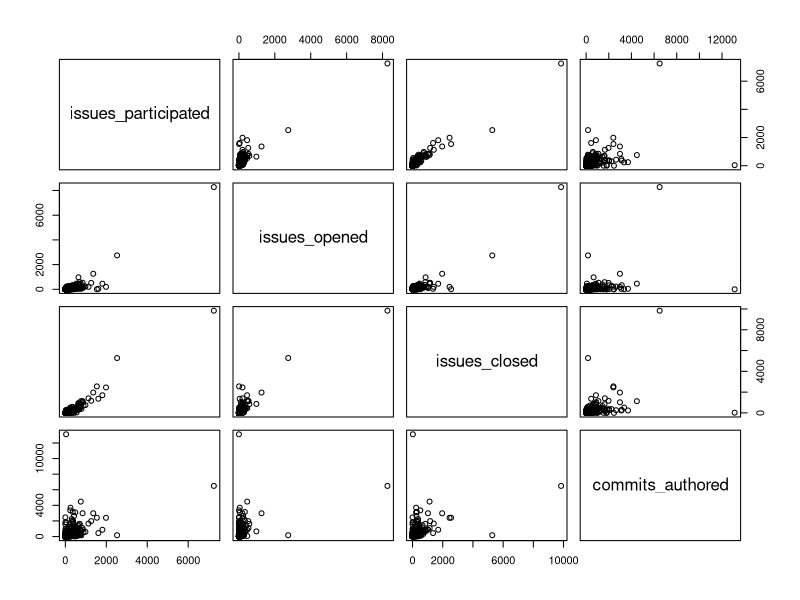
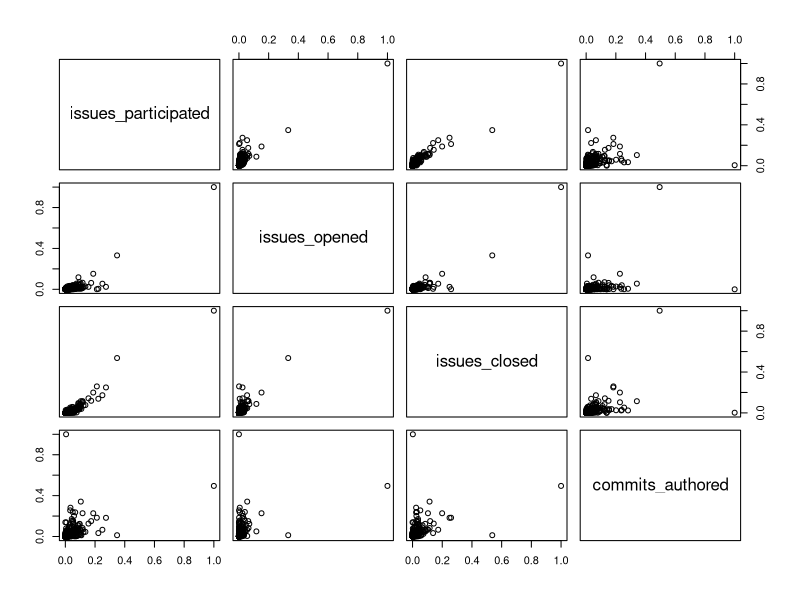
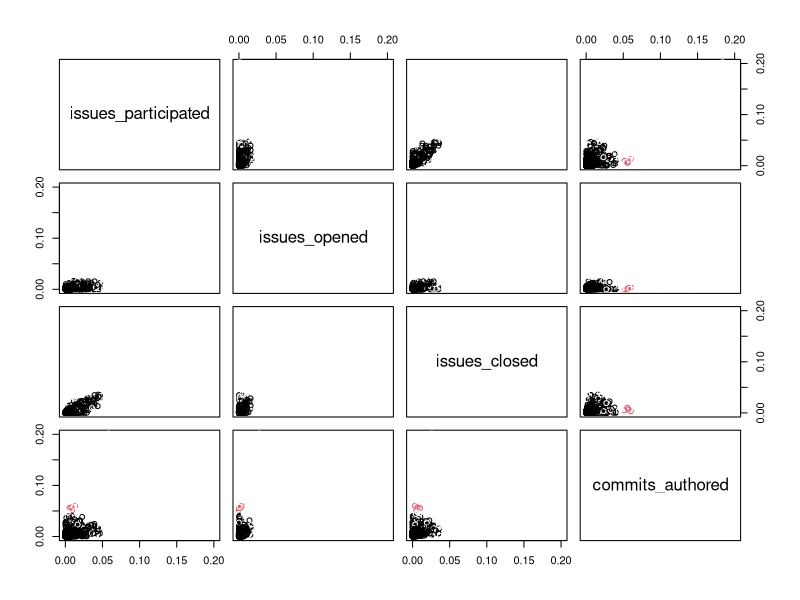
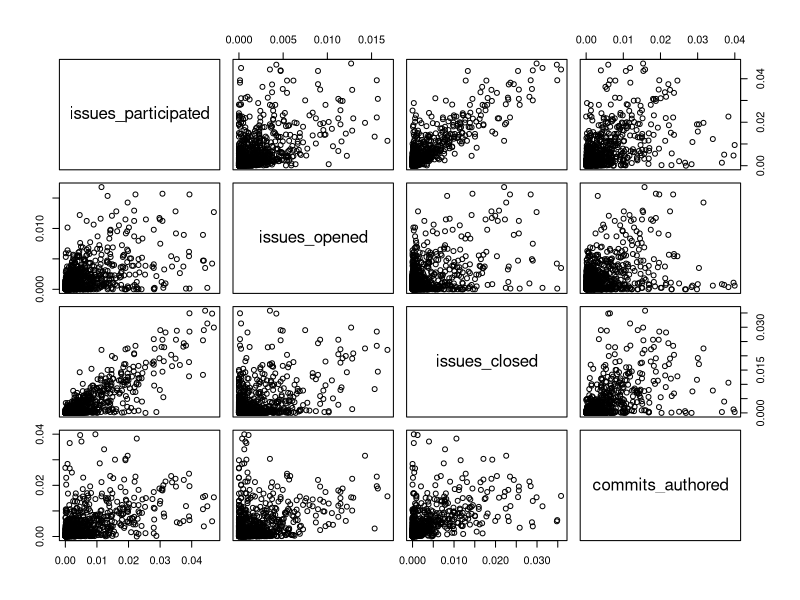
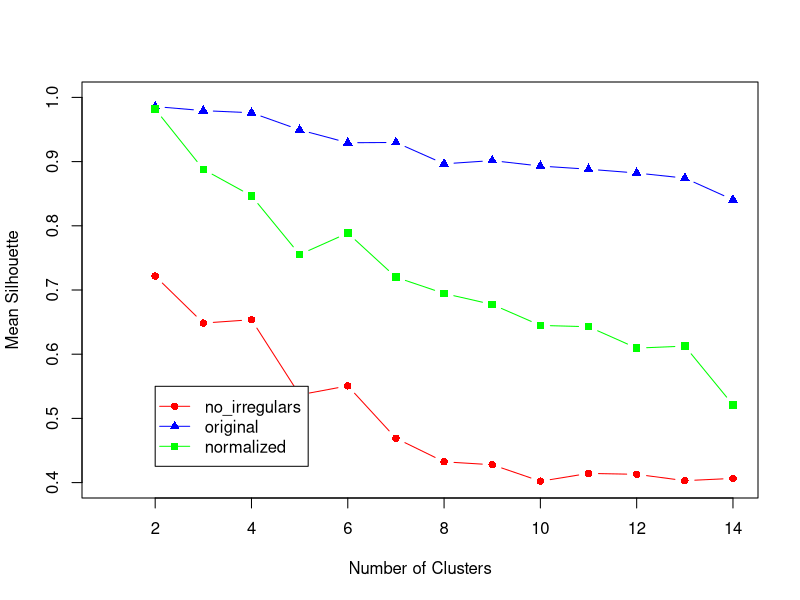
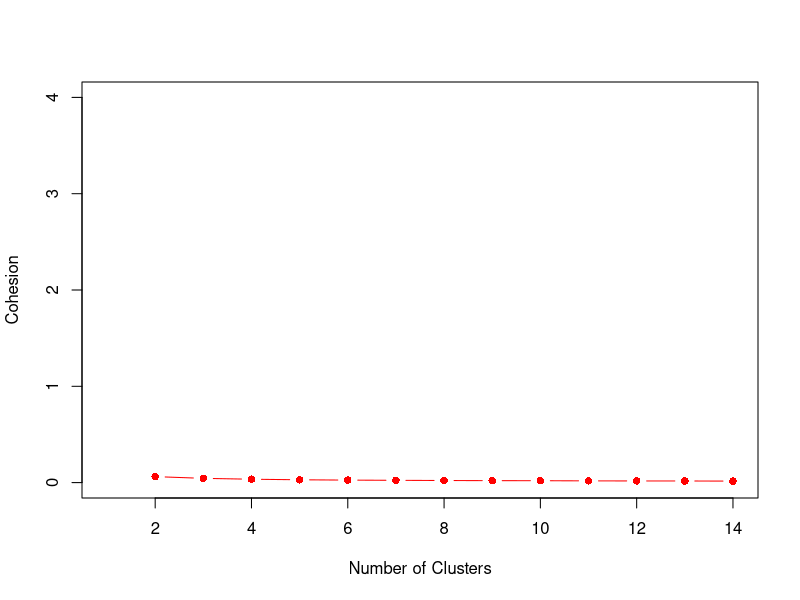

The R source for these figures, in order: (Note: this script raises an error after producing the figures.)
library(cluster)
library(class)
library(MLmetrics)
library(dplyr)
library(tidyr)
library(ggplot2)


Distance <- function(cluster)
{
  # the center of the cluster, mean of all the points
  center <- colMeans(cluster)
  
  # calculate the summed squared error between every point and 
  # the center of that cluster 
  distance <- apply( cluster, 1, function(row)
  {
    sum( ( row - center )^2 )
  }) %>% sum()
  
  return(distance)
}



wss <- function(d) {
  sum(scale(d, scale = FALSE)^2)
}

wrap <- function(i, hc, x) {
  cl <- cutree(hc, i)
  spl <- split(x, cl)
  wss <- sum(sapply(spl, wss))
  wss
}


dataset = read.csv("dataset.csv", sep=';', header = TRUE, na.strings = c("NA"), colClasses = c("character", "character", "numeric", "numeric", "integer", "integer", "integer", "numeric", "numeric", "integer", "integer", "integer", "integer", "integer", "integer", "numeric", "integer", "integer", "integer", "integer", "integer", "integer", "integer", "integer", "integer", "integer", "integer"))

data= as.data.frame(dataset)

#Original dataset
original = data[,c('issues_participated',"issues_opened","issues_closed","commits_authored")]
original = na.omit(original)
plot(original)

#First stage of data process: Missing Values removal
MissingValeus <- na.omit(data)


#Second stage of data process: Exclude 1-day developers
data2 = MissingValeus[!(MissingValeus$activity_period_in_days<=1),]

#Third stage of data process: Exclude short time contributors
data2 = data2[order(data2$activity_period_in_days,decreasing = TRUE),]
data3 = data2[-c(2307:2563),]
data3 = data3[,c('issues_participated',"issues_opened","issues_closed","commits_authored")]

#Fourth stage of data process: Data normalization 
normalized = as.data.frame(lapply(data3, function(x) (x - min(x))/(max(x) - min(x))))
plot(normalized)








#DBSCAN
library(dbscan)
model = dbscan(normalized, eps = 0.01, minPts = 4)
plot(normalized, col = model$cluster , xlim=c(0, 0.2), ylim=c(0,0.2))
clut = (model$cluster == 1)
yo = rbind(which(clut == TRUE))
no_irregulars = normalized[yo,]
plot(no_irregulars)









#K means
original_mean_silhouette_array = c()
original_cohesion_array = c()
original_separation_array = c()
normalized_mean_silhouette_array = c()
normalized_cohesion_array = c()
normalized_separation_array = c()
no_irregulars_mean_silhouette_array = c()
no_irregulars_cohesion_array = c()
no_irregulars_separation_array = c()
#Test for multiple pcs
for (k in 2:14) {
  #Loop for Original data
  kmeans_original = kmeans(original, centers = k)
  original_cohesion = kmeans_original$tot.withinss
  original_cohesion_array[k] = original_cohesion
  original_separation = kmeans_original$betweenss
  original_separation_array[k] = original_separation
  
  original_model_silhouette = silhouette(kmeans_original$cluster, dist(original))
  original_mean_silhouette = mean(original_model_silhouette[, 3])
  original_mean_silhouette_array[k] <- original_mean_silhouette
  
  #Loop for Normalized data
  kmeans_normalized = kmeans(normalized, centers = k)
  normalized_cohesion = kmeans_normalized$tot.withinss
  normalized_cohesion_array[k] = normalized_cohesion
  normalized_separation = kmeans_normalized$betweenss
  normalized_separation_array[k] = normalized_separation
  
  normalized_model_silhouette = silhouette(kmeans_normalized$cluster, dist(normalized))
  normalized_mean_silhouette = mean(normalized_model_silhouette[, 3])
  normalized_mean_silhouette_array[k]<- normalized_mean_silhouette
  
  #Loop for No Irregulars data
  kmeans_no_irregulars = kmeans(no_irregulars, centers = k)
  no_irregulars_cohesion = kmeans_no_irregulars$tot.withinss
  no_irregulars_cohesion_array[k] = no_irregulars_cohesion
  no_irregulars_separation = kmeans_no_irregulars$betweenss
  no_irregulars_separation_array[k] = no_irregulars_separation
  
  no_irregulars_model_silhouette = silhouette(kmeans_no_irregulars$cluster, dist(no_irregulars))
  no_irregulars_mean_silhouette = mean(no_irregulars_model_silhouette[, 3])
  no_irregulars_mean_silhouette_array[k]<- no_irregulars_mean_silhouette
}

# Mean Silhouette 
plot(no_irregulars_mean_silhouette_array, col = 'red', type = "b",pch=c(16), xlab="Number of Clusters", ylab="Mean Silhouette" , ylim = c(0.4,1))
legend(x=2,y=0.55,c("no_irregulars","original","normalized"),cex=1, col=c("red","blue","green"),pch=c(16,17,15), lty=c(1,1,1))
lines(original_mean_silhouette_array, col = 'blue', type = "b", pch=c(17), xlab="Number of Clusters", ylab="Mean Silhouette")
lines(normalized_mean_silhouette_array, col = 'green', type = "b", pch=c(15), xlab="Number of Clusters", ylab="Mean Silhouette")

#Cohesion
plot(no_irregulars_cohesion_array, col = 'red', type = "b",pch=c(16), xlab="Number of Clusters", ylab="Cohesion", ylim = c(0,4) )
legend(x=2,y=0.55,c("no_irregulars",),cex=1, col=c("red","blue","green"),pch=c(16,17,15), lty=c(1,1,1))

plot(original_cohesion_array, col = 'blue', type = "b", pch=c(17), xlab="Number of Clusters", ylab="Cohesion")
lines(normalized_cohesion_array, col = 'green', type = "b", pch=c(15))

#Seperation
plot(original_separation_array, col = 'red', type = "b",pch=c(16), xlab="Number of Clusters", ylab="Seperation" )
legend(x=10,y=8,c("no_irregulars","original","normalized"),cex=1, col=c("red","blue","green"),pch=c(16,17,15), lty=c(1,1,1))
lines(original_separation_array, col = 'blue', type = "b", pch=c(17))
lines(normalized_separation_array, col = 'green', type = "b", pch=c(15))


kmeans_normalized = kmeans(normalized, centers = 6)
cohesion = kmeans_normalized$tot.withinss
separation = kmeans_normalized$betweenss
model_silhouette = silhouette(kmeans_normalized$cluster, dist(normalized))
mean_silhouette = mean(model_silhouette[, 3])
plot(normalized, col = kmeans_normalized$cluster)
boxplot(normalized$issues_participated ~ kmeans_normalized$cluster, xlab='Cluster', ylab='issues_participated')
boxplot(normalized$issues_opened ~ kmeans_normalized$cluster, xlab='Cluster', ylab='issues_opened')
boxplot(normalized$issues_closed ~ kmeans_normalized$cluster, xlab='Cluster', ylab='issues_closed')
boxplot(normalized$commits_authored ~ kmeans_normalized$cluster, xlab='Cluster', ylab='commits_authored')












#Hierchical Clustering Complete


#Euclidean distance
no_irregulars_euclidean = dist(no_irregulars, method = "euclidean")
no_irregulars_euclidean_hc_complete = hclust(no_irregulars_euclidean, method = "complete")

normalized_euclidean = dist(normalized, method = "euclidean")
normalized_euclidean_hc_complete = hclust(normalized_euclidean, method = "complete")

tss = Distance(normalized)


normalized_euclidean_silhouette = c()
normalized_euclidean_cohesion = c()
normalized_euclidean_seperation = c()
no_irregulars_euclidean_silhouette = c()
no_irregulars_euclidean_cohesion = c()
no_irregulars_euclidean_seperation = c()

for (i in 2:20){
  #Normalized dataset
  
  normalized_euclidean_clusters = cutree(normalized_euclidean_hc_complete, k = i)
  normalized_euclidean_silhouette[i-1] = mean(silhouette(normalized_euclidean_clusters, normalized_euclidean)[, 3])
  normalized_euclidean_cohesion[i-1] = wrap(i, normalized_euclidean_hc_complete, normalized)
  normalized_euclidean_seperation[i-1] = tss - normalized_euclidean_cohesion[i-1]  
  
  #No Irregulars dataset
  
  no_irregulars_euclidean_clusters = cutree(no_irregulars_euclidean_hc_complete, k = i)
  no_irregulars_euclidean_silhouette[i-1] = mean(silhouette(no_irregulars_euclidean_clusters, no_irregulars_euclidean)[, 3])
  no_irregulars_euclidean_cohesion[i-1] = wrap(i, no_irregulars_euclidean_hc_complete, no_irregulars)
  no_irregulars_euclidean_seperation[i-1] = tss - no_irregulars_euclidean_cohesion[i-1]  
  

}

#Cohesion plot
plot(no_irregulars_euclidean_cohesion, col = 'red', pch=c(16), type = "b", xlab="Number of Clusters", ylab="Cohesion", ylim = c(0,4))
lines(normalized_euclidean_cohesion, col = 'green', pch=c(15), type = "b", xlab="Number of Clusters", ylab="Cohesion")
legend(x=11.5,y=4,c("no_irregulars_euclidean","normalized_euclidean"),cex=1, col=c("red","green"),pch=c(16,15), lty=c(1,1))


#Seperation plot
plot(no_irregulars_euclidean_seperation, col = 'red', pch=c(16), type = "b", xlab="Number of Clusters", ylab="Seperation")
lines(normalized_euclidean_seperation, col = 'green', pch=c(15), type = "b", xlab="Number of Clusters", ylab="Seperation")
legend(x=11.5,y=6,c("no_irregulars_euclidean","normalized_euclidean"),cex=1, col=c("red","green"),pch=c(16,15), lty=c(1,1))

#Silhouette plot
plot(no_irregulars_euclidean_silhouette, col = 'red', pch=c(16), type = "b", xlab="Number of Clusters", ylab="Silhouette", ylim = c(0.5,1))
lines(normalized_euclidean_silhouette, col = 'green', pch=c(15), type = "b", xlab="Number of Clusters", ylab="Silhouette")
legend(x=11.5,y=1,c("no_irregulars_euclidean","normalized_euclidean"),cex=1, col=c("red","green"),pch=c(16,15), lty=c(1,1))


#Results
normalized_euclidean_clusters = cutree(normalized_euclidean_hc_complete, k = 7)
plot(normalized, col = normalized_euclidean_clusters, pch = 15, main = "Single Linkage")


boxplot(normalized$issues_participated ~ normalized_euclidean_clusters, xlab='Cluster', ylab='issues_participated')
boxplot(normalized$issues_opened ~ normalized_euclidean_clusters, xlab='Cluster', ylab='issues_opened')
boxplot(normalized$issues_closed ~ normalized_euclidean_clusters, xlab='Cluster', ylab='issues_closed')
boxplot(normalized$commits_authored ~ normalized_euclidean_clusters, xlab='Cluster', ylab='commits_authored')





#Deep Role Classification

cluster_data = (normalized_euclidean_clusters == 2)
cluster_data = rbind((which(cluster_data == TRUE)))
deep_normalized = normalized[cluster_data,]
plot(deep_normalized)

deep_normalized_euclidean = dist(deep_normalized, method = "euclidean")
deep_normalized_euclidean_hc_complete = hclust(deep_normalized_euclidean, method = "complete")

deep_normalized_euclidean_silhouette = c()
deep_normalized_euclidean_cohesion= c()
deep_normalized_euclidean_seperation= c()
for (i in 2:14){
  deep_normalized_euclidean_clusters = cutree(deep_normalized_euclidean_hc_complete, k = i)
  deep_normalized_euclidean_silhouette[i-1] = mean(silhouette(deep_normalized_euclidean_clusters, deep_normalized_euclidean)[, 3])
  deep_normalized_euclidean_cohesion[i-1] = wrap(i, deep_normalized_euclidean_hc_complete, deep_normalized)
  deep_normalized_euclidean_seperation[i-1] = tss - deep_normalized_euclidean_cohesion[i-1]  
  
}

#Cohesion plot
plot(deep_normalized_euclidean_cohesion, type = "b", pch = 16, xlab="Number of Clusters", ylab="Cohesion")

#Seperation plot
plot(deep_normalized_euclidean_seperation, type = "b", pch = 16, xlab="Number of Clusters", ylab="Seperation")

#Silhouette plot
plot(deep_normalized_euclidean_silhouette, type = "b", pch = 16, xlab="Number of Clusters", ylab="Silhouette")

deep_normalized_euclidean_clusters = cutree(deep_normalized_euclidean_hc_complete, k = 7)
plot(deep_normalized, col = deep_normalized_euclidean_clusters, pch = 15, main = "Single Linkage")


boxplot(deep_normalized$issues_participated ~ deep_normalized_euclidean_clusters, xlab='Cluster', ylab='issues_participated')
boxplot(deep_normalized$issues_opened ~ deep_normalized_euclidean_clusters, xlab='Cluster', ylab='issues_opened')
boxplot(deep_normalized$issues_closed ~ deep_normalized_euclidean_clusters, xlab='Cluster', ylab='issues_closed')
boxplot(deep_normalized$commits_authored ~ deep_normalized_euclidean_clusters, xlab='Cluster', ylab='commits_authored')
